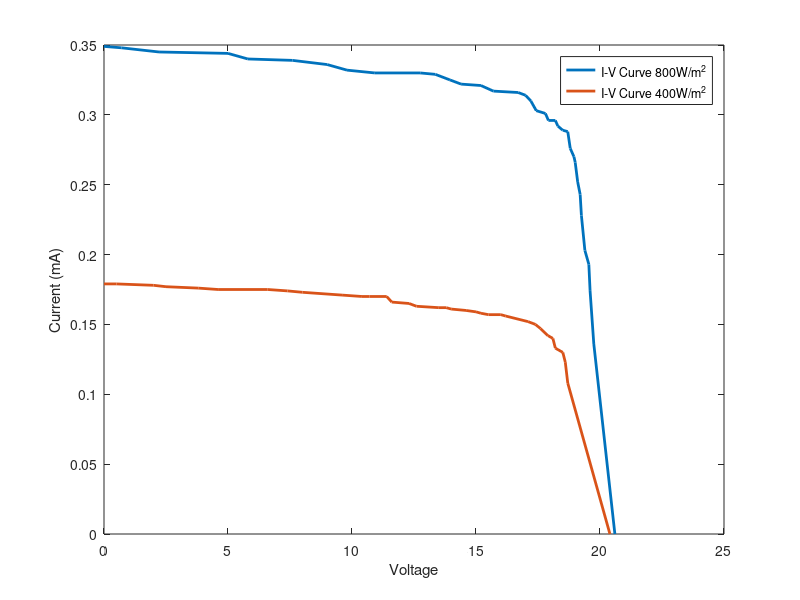

This figure's MATLAB source:
clc
clear all
close all
% I-V CHARACTERISTICS

%panel 1 800
v1 = [0;0.7;2.22;5;5.8;7.6;9;9.8;10.92;12.75;13.36;13.95;14.4;15.2;15.7;16.7;17;17.21;17.43;17.8;17.92;18.2;18.3;18.5;18.7;18.8;18.95;19;19.1;19.2;19.25;19.39;19.55;19.6;19.75;20.6];
i1= [349;348;345;344;340;339;336;332;330;330;329;325;322;321;317;316;314;310;303;301;296;296;292;289;288;276;270;266;252;243;228;203;193;174;136;0]/1000;

%panel 1 400

v2 = [0;0.5;2;2.5;3.8;4.6;6.6;7.4;8;9.6;10.4;10.7;11.4;11.6;12.3;12.6;13.5;13.8;14;14.6;15;15.2;15.5;16;16.2;17.1;17.4;17.6;17.9;18.1;18.2;18.5;18.6;18.7;20.4];
i2= [179;179;178;177;176;175;175;174;173;171;170;170;170;166;165;163;162;162;161;160;159;158;157;157;156;152;150;147;142;140;133;130;123;108;0]/1000;

vv = [v1; v2]
ii = [i1; i2]

figure (100)
plot(v1,i1,'LineWidth',2)
hold on
plot (v2,i2,'LineWidth',2)
legend('I-V Curve 800W/m^2', 'I-V Curve 400W/m^2')
 xlabel('Voltage')
ylabel('Current (mA)')

